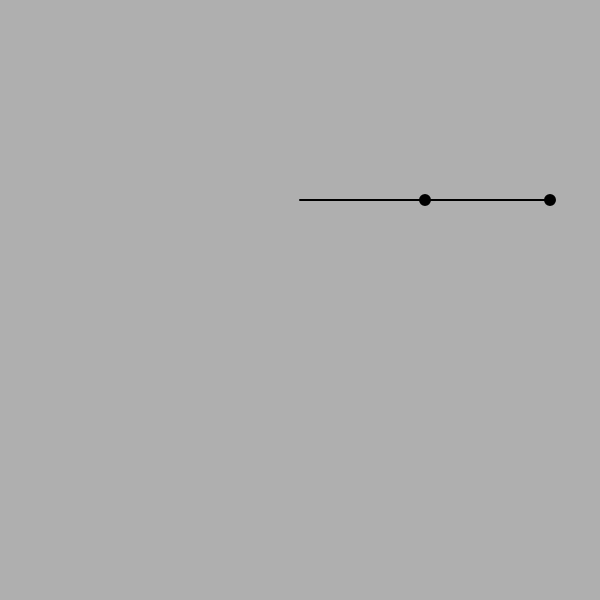
Frame 1 (no input)
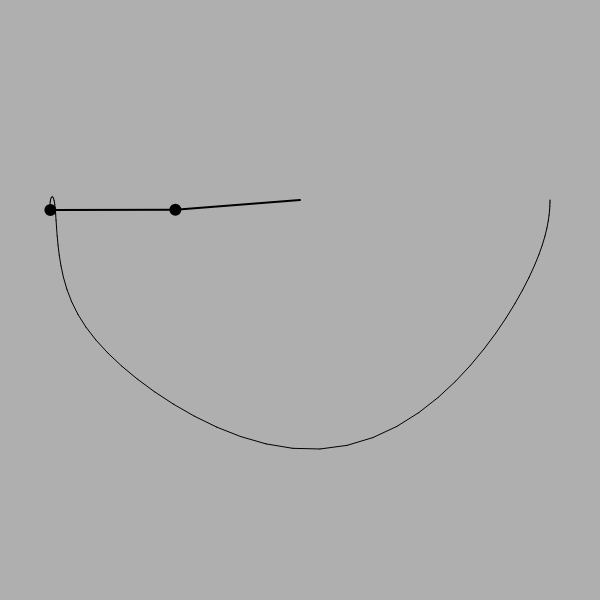
Frame 60 (no input)
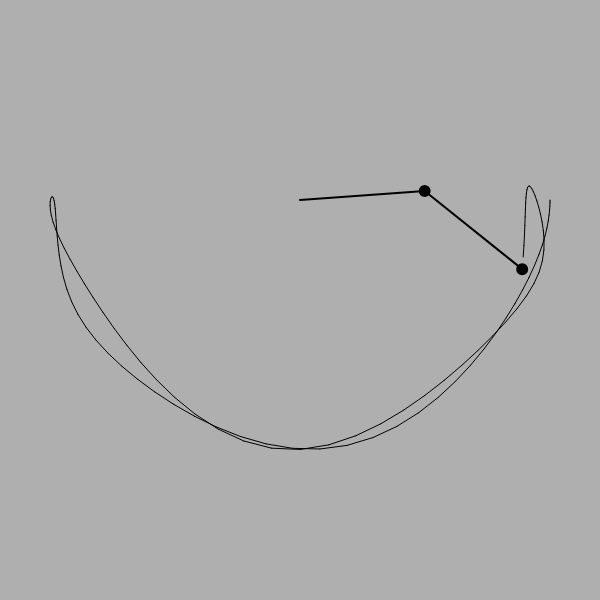
Frame 120 (the mouse pressed at the canvas centre since frame 60)

The p5.js sketch that drew these frames (run headless with seeded random() and noise() and a simulated clock; from frame 60 on, the mouse is pressed at the canvas centre):

// p5.js sketch
// ── sketch.js

// https://www.myphysicslab.com/pendulum/double-pendulum-en.html
// https://github.com/myphysicslab/myphysicslab/blob/master/src/sims/pendulum/DoublePendulumApp.js

/*
    # Kinematics of the Double Pendulum

        - Kinematics means the relations of the parts of the device,
            without regard to forces.
        - In kinematics we are only trying to find expressions for the position,
            velocity, and accerlation in terms of the variables that specify
            the state of the device.
        - x = horizontal position of pendulum mass
        - y = vertical position of pendulum mass
        - theta = angle of pendulum (origin - vertical downwards, ccw in positive)
        - L = length of rod (constant)

        x1 = L1 * sin(theta1)
        y1 = - L1 * cos(theta1)
        x2 = x1 + L2 * sin(theta2)
        y2 = y1 - L2 * cos(theta2)

        x1' = theta1' * L1 * cos(theta1)
        y1' = theta1' * L1 * sin(theta1)
        x2' = x1' + theta2' * L2 * cos(theta2)
        y2' = y1' + theta2' * L2 * sin(theta2)

        x1'' = - theta1'^2 * L1 * sin(theta1) + theta1'' * L1 * cos(theta1)
        y1'' = theta1'^2 * L1 * cos(theta1) + theta1'' * L1 * sin(theta1)
        x2'' = x1'' - theta2'^2 * L2 * sin(theta2) + theta2'' * L2 * cos(theta2)
        y2'' = y1'' + theta2'^2 * L2 * cos(theta2) + theta2'' * L2 * sin(theta2)

    # Forces in the Double Pendulum

        - T = tension in the rod
        - m = mass of pendulum
        - g = gravitational constant

        m1 * x1'' = - T1 * sin(theat1) + T2 * sin(theta2)
        m1 * y1'' = T1 * cos(theta1) - T2 * cos(theta2) - m1 * g

        m2 * x2'' = - T2 * sin(theta2)
        m2 * y2'' = T2 * cos(theta2) - m2 * g

    # Direct Method for Finding Equations of Motion

        - goal : finding expressions for theta1'', theta2'' 
            in terms of theta1, theta1', theta2, theta2'
        - do some algebraic manipulation

        - the equations below are the equations of motion for the double pendulum

 	            −g (2 m1 + m2) sin θ1 − m2 g sin(θ1 − 2 θ2) − 2 sin(θ1 − θ2) m2 (θ2'2 L2 + θ1'2 L1 cos(θ1 − θ2))
        θ1'' =  --------------------------------------------------------------------------------------------------
                                    L1 (2 m1 + m2 − m2 cos(2 θ1 − 2 θ2))
        
                2 sin(θ1 − θ2) (θ1'2 L1 (m1 + m2) + g(m1 + m2) cos θ1 + θ2'2 L2 m2 cos(θ1 − θ2))
        θ2'' = 	--------------------------------------------------------------------------------------------------
                                    L2 (2 m1 + m2 − m2 cos(2 θ1 − 2 θ2))

    # Numerical Solution

        - The above equations are now close to the form needed for the Runge Kutta method.
        - The final step is convert these two 2nd order equations into four 1st order equations.
        - let w1 = angular velocity of top rod.
        - let w2 = angular velocity of bottom rod.
        - then,

        theta1' = w1
        theta2' = w2
        w1' = (eq above)
        w2' = (eq above)

        - This is now exactly the form needed to plug in to the Runge Kutta method for numerical solution of the system.
*/

const r1 = 125;  // L1 
const r2 = 125;  // L2
const m1 = 10;
const m2 = 10;

let a1 = 0;    // theta1
let a2 = 0;    // theta2
let a1_v = 0;  // theta1'
let a2_v = 0;  // theta2'

const g = 1; // gravity

let px2 = -1;
let py2 = -1;

let cx, cy;
let buffer;


function setup() {
    createCanvas(600, 600);
    pixelDensity(1);
    a1 = PI / 2;
    a2 = PI / 2;
    cx = width / 2;
    cy = 200;

    buffer = createGraphics(width, height);
    buffer.background(175);
    buffer.translate(cx, cy);
}

function draw() {
    background(175);
    imageMode(CORNER);
    image(buffer, 0, 0, width, height);

    let num1 = -g * (2 * m1 + m2) * sin(a1);
    let num2 = -m2 * g * sin(a1 - 2 * a2);
    let num3 = -2 * sin(a1 - a2) * m2;
    let num4 = a2_v * a2_v * r2 + a1_v * a1_v * r1 * cos(a1 - a2);
    let den = r1 * (2 * m1 + m2 - m2 * cos(2 * a1 - 2 * a2));
    const a1_a = (num1 + num2 + num3 * num4) / den;  // theta1''

    num1 = 2 * sin(a1 - a2);
    num2 = (a1_v * a1_v * r1 * (m1 + m2));
    num3 = g * (m1 + m2) * cos(a1);
    num4 = a2_v * a2_v * r2 * m2 * cos(a1 - a2);
    den = r2 * (2 * m1 + m2 - m2 * cos(2 * a1 - 2 * a2));
    const a2_a = (num1 * (num2 + num3 + num4)) / den;  // theta2''

    translate(cx, cy);
    stroke(0);
    strokeWeight(2);

    const x1 = r1 * sin(a1);
    const y1 = r1 * cos(a1);
    const x2 = x1 + r2 * sin(a2);
    const y2 = y1 + r2 * cos(a2);

    line(0, 0, x1, y1);
    fill(0);
    ellipse(x1, y1, m1, m1);

    line(x1, y1, x2, y2);
    fill(0);
    ellipse(x2, y2, m2, m2);

    // update
    a1_v += a1_a;
    a2_v += a2_a;
    a1 += a1_v;
    a2 += a2_v;

    // if damping needed
    // a1_v *= 0.99
    // a2_v *= 0.99

    buffer.stroke(0);
    if (frameCount > 1) {
        buffer.line(px2, py2, x2, y2);
    }
    px2 = x2;
    py2 = y2;
}
